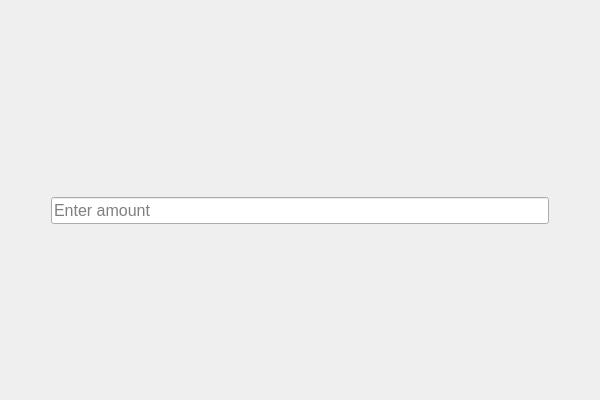
<?xml version="1.0" encoding="UTF-8"?>
<ui version="4.0">
 <class>DepositWidgetClass</class>
 <widget class="QWidget" name="DepositWidgetClass">
  <property name="geometry">
   <rect>
    <x>0</x>
    <y>0</y>
    <width>600</width>
    <height>400</height>
   </rect>
  </property>
  <property name="windowTitle">
   <string>DepositWidget</string>
  </property>
  <layout class="QGridLayout" name="gridLayout">
   <item row="0" column="0">
    <spacer name="horizontalSpacer">
     <property name="orientation">
      <enum>Qt::Orientation::Horizontal</enum>
     </property>
     <property name="sizeType">
      <enum>QSizePolicy::Policy::Preferred</enum>
     </property>
     <property name="sizeHint" stdset="0">
      <size>
       <width>40</width>
       <height>20</height>
      </size>
     </property>
    </spacer>
   </item>
   <item row="0" column="1">
    <layout class="QVBoxLayout" name="verticalLayout">
     <item>
      <spacer name="verticalSpacer">
       <property name="orientation">
        <enum>Qt::Orientation::Vertical</enum>
       </property>
       <property name="sizeHint" stdset="0">
        <size>
         <width>20</width>
         <height>40</height>
        </size>
       </property>
      </spacer>
     </item>
     <item>
      <widget class="QLabel" name="errorInfo">
       <property name="text">
        <string/>
       </property>
      </widget>
     </item>
     <item>
      <widget class="QLineEdit" name="amountForm">
       <property name="font">
        <font>
         <pointsize>12</pointsize>
        </font>
       </property>
       <property name="placeholderText">
        <string>Enter amount</string>
       </property>
      </widget>
     </item>
     <item>
      <spacer name="verticalSpacer_2">
       <property name="orientation">
        <enum>Qt::Orientation::Vertical</enum>
       </property>
       <property name="sizeHint" stdset="0">
        <size>
         <width>20</width>
         <height>40</height>
        </size>
       </property>
      </spacer>
     </item>
    </layout>
   </item>
   <item row="0" column="2">
    <spacer name="horizontalSpacer_2">
     <property name="orientation">
      <enum>Qt::Orientation::Horizontal</enum>
     </property>
     <property name="sizeType">
      <enum>QSizePolicy::Policy::Preferred</enum>
     </property>
     <property name="sizeHint" stdset="0">
      <size>
       <width>40</width>
       <height>20</height>
      </size>
     </property>
    </spacer>
   </item>
  </layout>
 </widget>
 <layoutdefault spacing="6" margin="11"/>
 <resources/>
 <connections/>
</ui>
